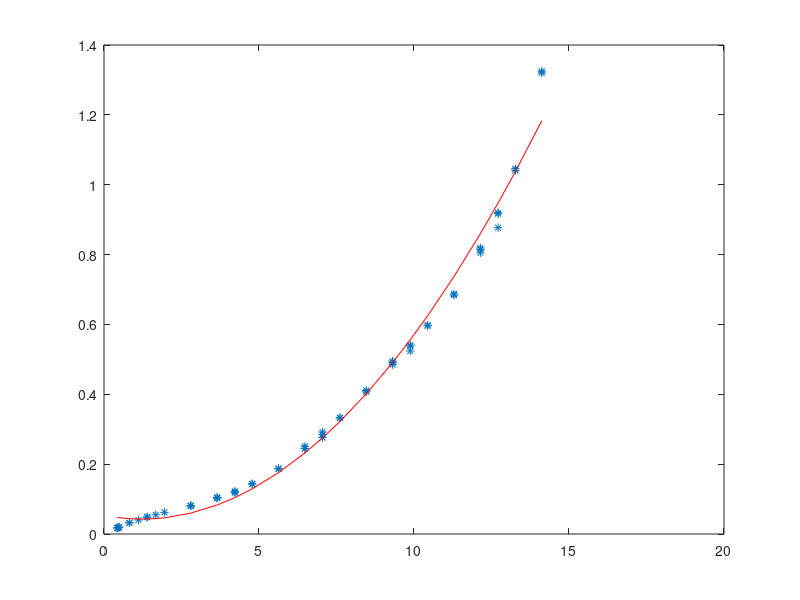

MATLAB code for this plot:
close all
Um = [0.42 0.44 0.45 0.48 0.49 0.82 0.82 1.11 1.39 1.39 1.67 1.95 2.80 2.80 2.80 3.65 3.65 3.65 4.22 4.22 4.22 4.78 4.78 5.63 5.63 6.48 6.48 6.48 7.05 7.05 7.05 7.61 7.61 8.46 8.46 9.31 9.31 9.31 9.88 9.88 9.88,...
10.44 10.44 11.29 11.29 12.14 12.14 12.14 12.71 12.71 12.71 13.27 13.27 14.12 14.12];
ustar = [0.017 0.018 0.018 0.019 0.020 0.032 0.032 0.040 0.049 0.048 0.055 0.062 0.081 0.081 0.080 0.103 0.103 0.105 0.121 0.122 0.118 0.144 0.143 0.186 0.188 0.245 0.245 0.251 0.285 0.292 0.276 0.333 0.332 0.407 0.411 0.491 0.485 0.495 0.538 0.541 0.524 0.598 0.596 0.684 0.687 0.815 0.805 0.819 0.917 0.920 0.877 1.046 1.041 1.320 1.325]


plot(Um,ustar,'*')
hold on
f2 = polyfit(Um,ustar,2);
plot(Um,Um.^2*f2(1)+Um.^1*f2(2)+Um.^0*f2(3),'r')
